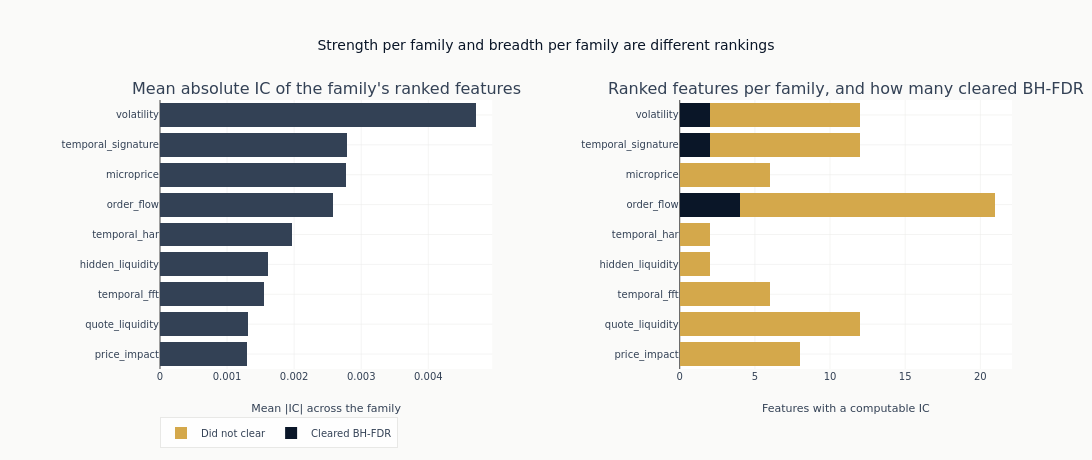

The notebook cell this image was saved under:
### Code cell
if family_summary:
    fam_order = sorted(family_summary, key=lambda fam: family_summary[fam]["avg_abs_ic"])
    fig = make_subplots(
        rows=1,
        cols=2,
        column_widths=[0.5, 0.5],
        subplot_titles=(
            "Mean absolute IC of the family's ranked features",
            "Ranked features per family, and how many cleared BH-FDR",
        ),
        horizontal_spacing=0.22,
    )
    _ = fig.add_trace(
        go.Bar(
            x=[family_summary[fam]["avg_abs_ic"] for fam in fam_order],
            y=fam_order,
            orientation="h",
            marker_color=COLORS["neutral"],
            showlegend=False,
        ),
        row=1,
        col=1,
    )
    _ = fig.add_trace(
        go.Bar(
            x=[family_summary[fam]["n_fdr_sig"] for fam in fam_order],
            y=fam_order,
            orientation="h",
            marker_color=COLORS["blue"],
            name="Cleared BH-FDR",
        ),
        row=1,
        col=2,
    )
    _ = fig.add_trace(
        go.Bar(
            x=[
                family_summary[fam]["n_features"] - family_summary[fam]["n_fdr_sig"]
                for fam in fam_order
            ],
            y=fam_order,
            orientation="h",
            marker_color=COLORS["amber"],
            name="Did not clear",
        ),
        row=1,
        col=2,
    )
    fig.update_layout(
        title="Strength per family and breadth per family are different rankings",
        barmode="stack",
        height=460,
        width=1120,
        margin={"l": 160},
        legend={"orientation": "h", "y": -0.18},
    )
    fig.update_xaxes(title_text="Mean |IC| across the family", row=1, col=1)
    fig.update_xaxes(title_text="Features with a computable IC", row=1, col=2)
    show_plotly_with_alt(
        fig,
        "Two panels of bars by feature family: the mean absolute information coefficient across the family, and the number of features in it with a computable IC, split by whether they cleared the screen.",
    )

### Figure 1 — Plotly figure (JSON) as saved in the notebook; plotly's stock layout.template omitted (floating-point values rounded to 4 significant figures)
{"data": [{"marker": {"color": "#334155"}, "orientation": "h", "showlegend": false, "type": "bar", "x": [0.001295, 0.001315, 0.001555, 0.001609, 0.001973, 0.002573, 0.002777, 0.002785, 0.004706], "xaxis": "x", "y": ["price_impact", "quote_liquidity", "temporal_fft", "hidden_liquidity", "temporal_har", "order_flow", "microprice", "temporal_signature", "volatility"], "yaxis": "y"}, {"marker": {"color": "#0a1628"}, "name": "Cleared BH-FDR", "orientation": "h", "type": "bar", "x": [0, 0, 0, 0, 0, 4, 0, 2, 2], "xaxis": "x2", "y": ["price_impact", "quote_liquidity", "temporal_fft", "hidden_liquidity", "temporal_har", "order_flow", "microprice", "temporal_signature", "volatility"], "yaxis": "y2"}, {"marker": {"color": "#D4A84B"}, "name": "Did not clear", "orientation": "h", "type": "bar", "x": [8, 12, 6, 2, 2, 17, 6, 10, 10], "xaxis": "x2", "y": ["price_impact", "quote_liquidity", "temporal_fft", "hidden_liquidity", "temporal_har", "order_flow", "microprice", "temporal_signature", "volatility"], "yaxis": "y2"}], "layout": {"annotations": [{"font": {"size": 16}, "showarrow": false, "text": "Mean absolute IC of the family's ranked features", "x": 0.195, "xanchor": "center", "xref": "paper", "y": 1.0, "yanchor": "bottom", "yref": "paper"}, {"font": {"size": 16}, "showarrow": false, "text": "Ranked features per family, and how many cleared BH-FDR", "x": 0.805, "xanchor": "center", "xref": "paper", "y": 1.0, "yanchor": "bottom", "yref": "paper"}], "barmode": "stack", "height": 460, "legend": {"orientation": "h", "y": -0.18}, "margin": {"l": 160}, "title": {"text": "Strength per family and breadth per family are different rankings"}, "width": 1120, "xaxis": {"anchor": "y", "domain": [0.0, 0.39], "title": {"text": "Mean |IC| across the family"}}, "xaxis2": {"anchor": "y2", "domain": [0.61, 1.0], "title": {"text": "Features with a computable IC"}}, "yaxis": {"anchor": "x", "domain": [0.0, 1.0]}, "yaxis2": {"anchor": "x2", "domain": [0.0, 1.0]}}}
